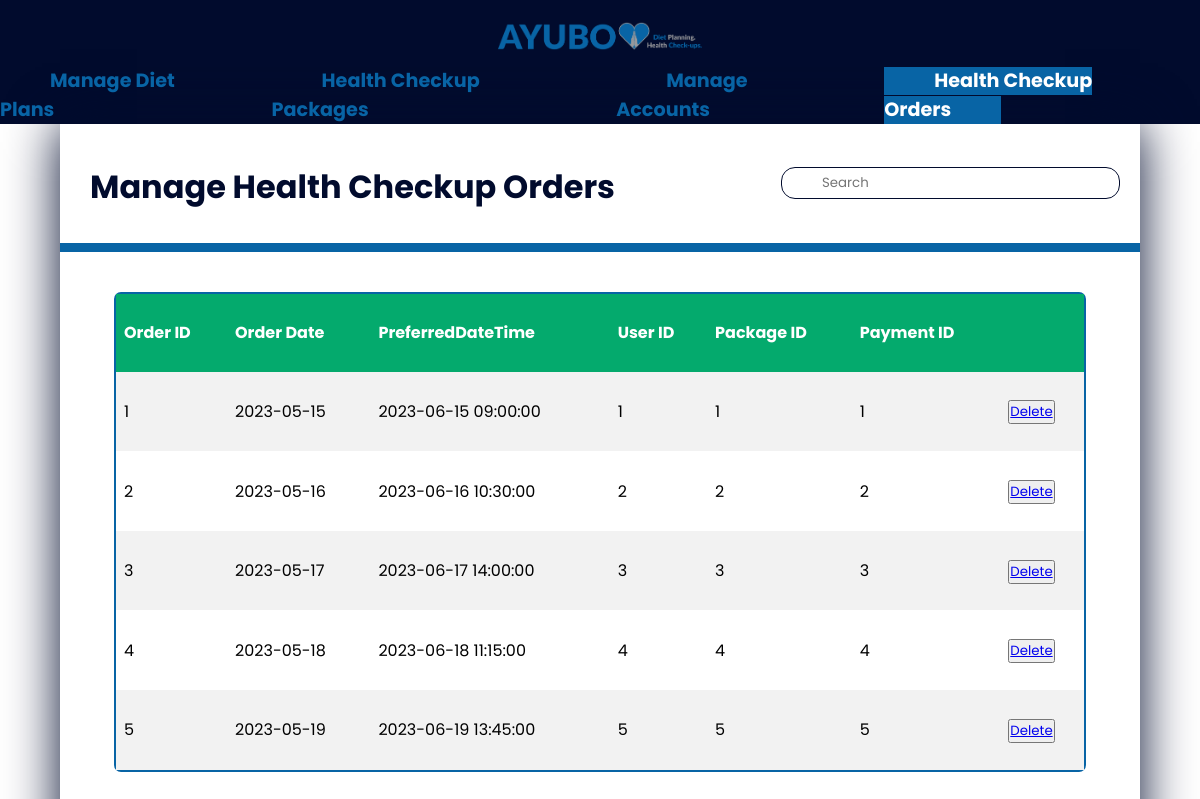
The page /page3.php on the database its author committed.
### tables this page shows
CREATE TABLE `healthcheckorder` (
  `OrderID` int(6) NOT NULL,
  `OrderDate` date DEFAULT NULL,
  `PreferredDateTime` datetime DEFAULT NULL,
  `UserID` int(6) DEFAULT NULL,
  `PackageID` int(6) DEFAULT NULL,
  `PaymentID` int(6) DEFAULT NULL
);

### page3.php (the view, shortened to what this page needs)
<?php
    include('includes\connection.php');
?>
<!DOCTYPE html>
<html lang="en">
<head>
    <link rel="stylesheet" href="http://localhost/iwt/src/styles/styles.css" type="text/css">
    <link rel="stylesheet" href="http://localhost/iwt/src/styles/page3.css" type="text/css">
</head>
<body>
   <nav>
            <img src="http://localhost/iwt/src/images/logo.png"alt="logo" height="37px">
        <ul>
            <li>
                <a href="http://localhost/iwt/src/admin-dashboard.php" >Manage Diet Plans</a>
            </li>
            <li>
                <a href="http://localhost/iwt/src/page1.php" >Health Checkup Packages</a>
            </li>
            <li><a href="http://localhost/iwt/src/page2.php" >Manage Accounts</a>
               </li>
               <li> <a href="#" class="active">Health Checkup Orders</a>
            </li>
        </ul>
        </nav>
        <div class="container">
            <div class="top">
                <h1>Manage Health Checkup Orders</h1>
                <form action="/search" methord="get">
                    <input type="text" name="-search-input" id="search-input" placeholder="Search">
                </form>
            </div>
            <div class="content1">
            <?php
            $query3 = "SELECT * FROM healthcheckorder";
            $result3 = mysqli_query($connection, $query3);
            if($result3) { ?>
            <table>
            <tr> <th>Order ID</th> <th>Order Date</th> <th>PreferredDateTime</th> <th>User ID</th> <th>Package ID</th> <th>Payment ID</th> <th> </th> </tr>
            <?php while ($record3 = mysqli_fetch_assoc($result3)) { ?>
                <tr>
                    <td> <?php echo $record3['OrderID'] ?> </td>
                    <td> <?php echo $record3['OrderDate'] ?> </td>
                    <td> <?php echo $record3['PreferredDateTime'] ?> </td>
                    <td> <?php echo $record3['UserID'] ?> </td>
                    <td> <?php echo $record3['PackageID'] ?> </td>
                    <td> <?php echo $record3['PaymentID'] ?> </td>
                    <td> <button onclick="reportDelete()"> <a href="http://localhost/iwt/src/page3.php?orderID=<?php echo $record3['OrderID'] ?>">Delete</a> </button> </td>
                </tr>
            <?php } ?>
            </table>
            <?php } ?>
                </div>
        </div>
        </body>
</html>

### styles/styles.css (style rules this page uses)
* { margin: 0; padding: 0; box-sizing: border-box; font-family: "poppins"; }
body { margin: 0 auto; background: url('http://localhost/iwt/src/images/004.jpg'); background-repeat: no-repeat; height: 100vh; background-size:cover; background-position:center; background-attachment: fixed; }
nav { background-color:#010b2d; display:flex; flex-direction: column; padding: 0.8rem 0rem 0rem 0rem; justify-content: space-between; align-items:center; }
nav img { height: 50px; margin-top: 3px ; padding-bottom: 10px; margin-left:0px }
nav ul { display:flex; flex-direction: row; list-style: none; gap:0rem; }
nav a { text-decoration: none; color:#0864A5; font-size: larger; font-weight: bold; padding: 0px 50px 1px 50px; }
nav .active { background-color: #0864A5; color:#ffffff; }
.container { width: 90%; height: 100%; margin: 0 auto; background: transparent; box-shadow: 0 0 50px #010b2d; padding:0; }
.top { margin-left: 0 auto; width:100%; padding:0px 20px 10px 20px; height:16vh; background:transparent; display:flex; align-items: center; justify-content: space-between; border-bottom: 9px solid #0864A5; }
.top h1 { margin-top: 18px;; font-weight: bold; padding: 10px; color:#010b2d; }
.top input { margin-right: 0px; margin-top:10px; padding:5px 40px 5px 40px; border: 1px solid #010b2d; background-color: #ffffff; border-radius: 14px ; text-align: left; outline: none; }

### styles/page3.css (style rules this page uses)
* { margin: 0; padding: 0; box-sizing: border-box; font-family: "poppins"; }
.content1 { margin-top:5vh; margin-left:5%; background-color:#ffffff67; width:90%; height:60%; border: 2px solid #0864A5; border-radius: 7px;display: grid; }
table { border-collapse: collapse; width: 100%; }
th, td { text-align: left; padding: 8px; }
tr:nth-child(even) { background-color: #f2f2f2 }
th { background-color: #04AA6D; color: white; }

### rows shown on the page
healthcheckorder: OrderID "1", OrderDate "2023-05-15", PreferredDateTime "2023-06-15 09:00:00", UserID "1", PackageID "1", PaymentID "1"
healthcheckorder: OrderID "2", OrderDate "2023-05-16", PreferredDateTime "2023-06-16 10:30:00", UserID "2", PackageID "2", PaymentID "2"
healthcheckorder: OrderID "3", OrderDate "2023-05-17", PreferredDateTime "2023-06-17 14:00:00", UserID "3", PackageID "3", PaymentID "3"
healthcheckorder: OrderID "4", OrderDate "2023-05-18", PreferredDateTime "2023-06-18 11:15:00", UserID "4", PackageID "4", PaymentID "4"
healthcheckorder: OrderID "5", OrderDate "2023-05-19", PreferredDateTime "2023-06-19 13:45:00", UserID "5", PackageID "5", PaymentID "5"
